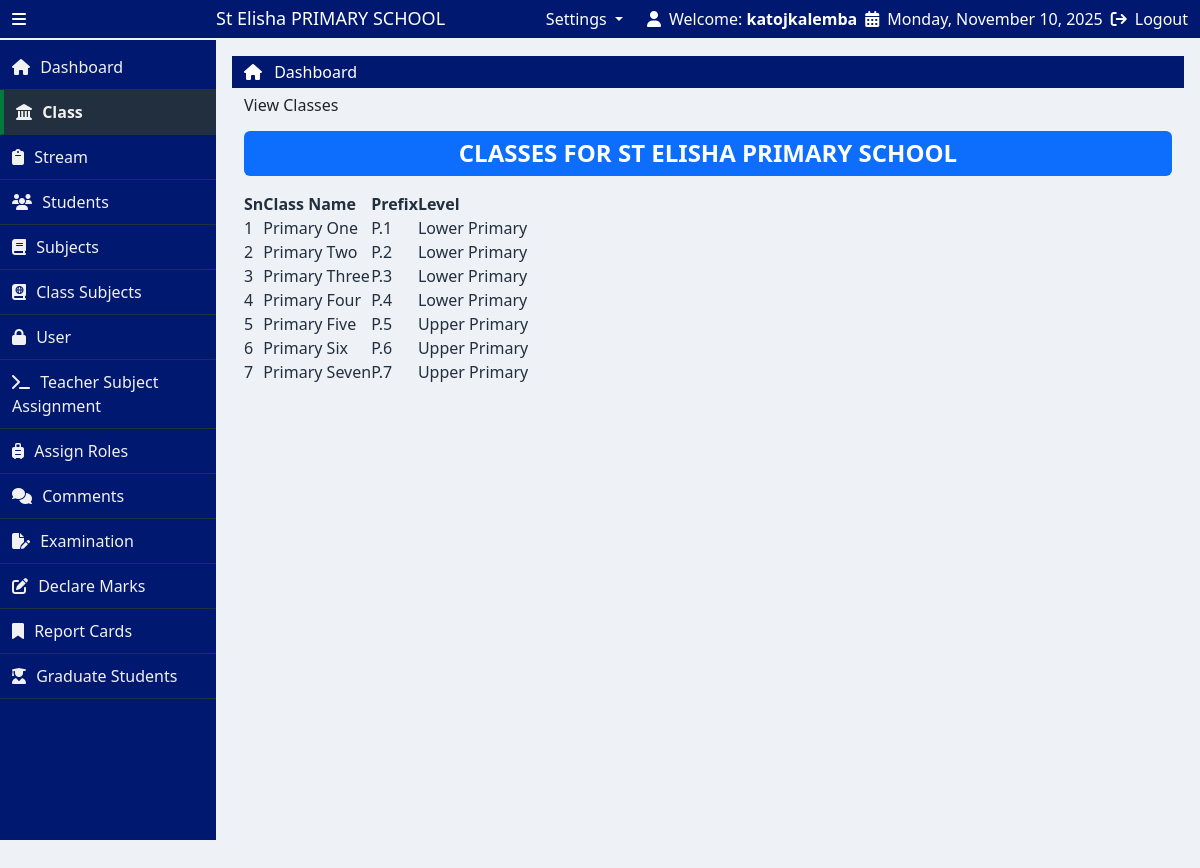
The app's page /class.php (signed in) with its own data.
### tables this page shows
CREATE TABLE `school_profile` (
  `profile_id` int(11) NOT NULL,
  `school_name` varchar(255) DEFAULT NULL,
  `address` varchar(255) DEFAULT NULL,
  `phone_1` varchar(255) DEFAULT NULL,
  `phone_2` int(11) DEFAULT NULL,
  `email` varchar(255) DEFAULT NULL,
  `motto` varchar(255) DEFAULT NULL,
  `profile_image` varchar(255) DEFAULT NULL
);

CREATE TABLE `classes` (
  `id` int(11) NOT NULL,
  `class_name` varchar(255) DEFAULT NULL,
  `prefix` varchar(255) DEFAULT NULL,
  `LEVEL` varchar(255) DEFAULT NULL
);

### class.php (the view, shortened to what this page needs)
<?php
    include("partials/header.php");
    include("partials/adminOnly.php")
?>
<div class="container-fluid">
    <h3 class="text-capitalize fs-6 text-dark py-2">view classes</h3>
    <h4 class="text-uppercase fw-bold text-center mb-3 bg-primary text-white py-2 rounded">CLASSES FOR <?php echo htmlspecialchars($school_name); ?> PRIMARY SCHOOL</h4>
     <div class="row">
        <div class="col-12">
            <table id="example" class="display">
                <thead>
                    <tr>
                        <th>Sn</th>
                        <th>Class Name</th>
                        <th>Prefix</th>
                        <th>Level</th>
                    </tr>
                </thead>
                <tbody>
                    <?php
                        $selectData = "SELECT * FROM classes";
                        $executeData = mysqli_query($conn, $selectData);
                        $countRows = mysqli_num_rows($executeData);
                        if($countRows>0){
                            $sn=1;
                            while($rows = mysqli_fetch_assoc($executeData)){
                                $className = $rows['class_name'];
                                $prefix = $rows['prefix'];
                                $level = $rows['LEVEL'];
                                ?>
                                <tr>
                                    <td><?php echo $sn++ ?></td>
                                    <td class="text-capitalize"><?php echo $className ?></td>
                                    <td class="text-capitalize"><?php echo $prefix ?></td>
                                    <td class="text-capitalize"><?php echo $level ?></td>
                                </tr>
                                <?php
                            }
                        }
                    ?>
                </tbody>
            </table>
        </div>
     </div>
</div>
<?php include("partials/footer.php") ?>

### partials/header.php (shortened to what this page needs)
<?php
  include("NotLoggedin.php");
  function isActive($page) {
      $currentPage = basename($_SERVER['PHP_SELF']);
      return $currentPage === $page ? 'active-link' : '';
  }
?>
<!doctype html>
<html lang="en">
  <head>
    <link href="https://cdn.jsdelivr.net/npm/bootstrap@5.2.3/dist/css/bootstrap.min.css" rel="stylesheet">
    <link rel="stylesheet" href="https://cdn.datatables.net/2.3.3/css/dataTables.dataTables.css">
    <link rel="stylesheet" href="https://cdnjs.cloudflare.com/ajax/libs/toastr.js/latest/toastr.min.css">
    <link rel="stylesheet" href="css/style.css">
  </head>
  <body>
    <main>
      <div class="container-fluid">
        <div class="row align-items-center py-2">
          <div class="col-lg-3 d-flex align-items-center gap-3 top-left">
            <i class="fa-solid fa-bars icon-bar" id="icon"></i>
            <h3 class="text-capitalize name mb-0" id="name">
              <?php
                $school_profile = "SELECT * FROM school_profile";
                $execute = mysqli_query($conn, $school_profile);
                $row = mysqli_fetch_assoc($execute);
                $school_name = $row['school_name'];
              ?>
              <?php echo $school_name ?> PRIMARY SCHOOL
            </h3>
          </div>
          <div class="col-lg-9 d-flex justify-content-end gap-4 top-right">
            <?php if(isset($_SESSION["role"]) && $_SESSION['role']==="admin"): ?>
              <li class="nav-item dropdown" style="list-style: none;">
                <a class="nav-link dropdown-toggle" href="#" role="button" data-bs-toggle="dropdown" aria-expanded="false">
                  Settings
                </a>
              </li>
            <?php endif ?>
            <div class="d-flex align-items-center gap-2 sect_1">
              <i class="fa-solid fa-user"></i>
              <span>Welcome: <strong><?php echo htmlspecialchars($_SESSION['username']); ?></strong></span>
            <div class="d-flex align-items-center gap-2">
              <i class="fa-solid fa-calendar-days"></i>
              <span><?php echo date('l, F j, Y'); ?></span>
            </div>
            <div class="d-flex align-items-center gap-2">
              <i class="fa-solid fa-arrow-right-from-bracket"></i>
              <a href="logout.php" class="text-decoration-none text-white">Logout</a>
            </div>
          </div>
        </div>
      </div>
    </main>
    <div class="container-fluid p-0">
      <div class="row g-0">
        <div class="left-bar" id="left-bar">
          <a href="<?php echo SITEURL ?>" class="lists gap-3 <?php echo isActive('index.php'); ?>">
            <i class="fa-solid fa-house"></i>
            <span class="text-capitalize side-text">dashboard</span>
          </a>
          <?php if (isset($_SESSION['role']) && $_SESSION['role'] === 'admin'): ?>
            <a href="<?php echo SITEURL ?>class.php" class="<?php echo isActive('class.php'); ?>">
              <i class="fa-solid fa-landmark"></i>
              <span class="text-capitalize side-text">class</span>
            </a>
            <a href="<?php echo SITEURL ?>streams.php" class="<?php echo isActive('streams.php'); ?>">
              <i class="fa-solid fa-clipboard"></i>
              <span class="text-capitalize side-text">stream</span>
            </a>
            <a href="<?php echo SITEURL ?>students.php" class="<?php echo isActive('students.php'); ?>">
              <i class="fa-solid fa-users"></i>
              <span class="text-capitalize side-text">students</span>
            </a>
            <a href="<?php echo SITEURL ?>subject.php" class="<?php echo isActive('subject.php'); ?>">
              <i class="fa-solid fa-book"></i>
              <span class="text-capitalize side-text">subjects</span>
            </a>
            <a href="<?php echo SITEURL ?>class_subjects.php" class="<?php echo isActive('class_subjects.php'); ?>">
              <i class="fa-solid fa-book-atlas"></i>
              <span class="text-capitalize side-text">class subjects</span>
            </a>
            <a href="<?php echo SITEURL ?>users.php" class="<?php echo isActive('users.php'); ?>">
              <i class="fa-solid fa-lock"></i>
              <span class="text-capitalize side-text">user</span>
            </a>
            <a href="<?php echo SITEURL ?>teacherSubject.php" class="<?php echo isActive('teacherSubject.php'); ?>">
              <i class="fa-solid fa-terminal"></i>
              <span class="text-capitalize side-text">Teacher subject assignment</span>
            </a>
            <a href="<?php echo SITEURL ?>assign_roles.php" class="<?php echo isActive('assign_roles.php'); ?>">
              <i class="fa-solid fa-suitcase-rolling"></i>
              <span class="text-capitalize side-text">assign roles</span>
            </a>
          <?php endif; ?>
          <a href="<?php
                  echo SITEURL;
                  echo $_SESSION['role'] === 'admin' ? 'select_class_stream.php' : 'selectcomment_exam.php';
                ?>"
            class="<?php echo isActive($_SESSION['role'] === 'admin' ? 'select_class_stream.php' : 'selectcomment_exam.php'); ?>">
              <i class="fa-solid fa-comments"></i>
              <span class="text-capitalize side-text">comments</span>
          </a>
          <a href="<?php echo SITEURL ?>examination.php" class="<?php echo isActive('examination.php'); ?>">
            <i class="fa-solid fa-file-pen"></i>
            <span class="text-capitalize side-text">examination</span>
          </a>
          <a href="<?php echo SITEURL ?>addScore.php" class="<?php echo isActive('addScore.php'); ?>">
            <i class="fa-solid fa-pen-to-square"></i>
            <span class="text-capitalize side-text">declare marks</span>
          </a>
          <a href="<?php echo SITEURL ?>reports.php" class="<?php echo isActive('reports.php'); ?>">
            <i class="fa-solid fa-bookmark"></i>
            <span class="text-capitalize side-text">report cards</span>
          </a>
          <?php if (isset($_SESSION['role']) && $_SESSION['role'] === 'admin'): ?>
            <a onclick="return confirm('Do you want to graduate P.7 students?')" href="<?php echo SITEURL ?>graduate_students.php" class="<?php echo isActive('graduate_students.php'); ?>">
              <i class="fa-solid fa-user-graduate"></i>
              <span class="text-capitalize side-text">Graduate Students</span>
            </a>
          <?php endif ?>
        </div>
        <div class="right-bar" id="right-bar">
          <div class="container-fluid pt-1 pb-1" style="background-color: #001870;">
            <ul class="list-unstyled mb-0 dashboard">
              <li>
                <i class="fa-solid fa-house" style="color: #fff;"></i>
                <a href="<?php echo SITEURL ?>" class="text-capitalize text-white ms-2 text-decoration-none">Dashboard</a>
              </li>
            </ul>
          </div>

### css/style.css (style rules this page uses)
:root { --primary-color: #001870; --secondary-color: #0095486c; --tertiary-color: #430d0d; --border-color: #f1f1f1; --background-color: #222f3e; --hover-color: #007a3d; --backgroundColor: #EEF1F5; }
* { padding: 0; margin: 0; box-sizing: border-box; }
body { background-color: var(--backgroundColor); }
.icon-bar { cursor: pointer; }
main { width: 100%; color: #fff; background-color: var(--primary-color); height: 40px; border-bottom: 2px solid var(--border-color); display: flex; align-items: center; position: fixed; left: 0; top: 0; z-index: 1; }
.name { font-size: 18px; position: absolute; left: 18%; transition: all 1s; }
.left-bar { height: auto; width: 18%; background-color: var(--primary-color); transition: width 0.3s ease; padding-top: 5px; overflow-y: auto; margin-top: 40px; overflow-y: hidden; }
.left-bar .side-text { color: var(--border-color); }
.left-bar a { display: block; padding: 10px 12px; width: 100%; box-sizing: border-box; color: var(--border-color); text-decoration: none; transition: background-color 0.3s ease; border-bottom: 1px solid var(--background-color) ; }
.left-bar a.active-link { background-color: var(--background-color); font-weight: bold; border-left: 4px solid var(--hover-color); width: 100%; }
.left-bar span { padding-left: 6px; }
.right-bar { margin-top: 40px; height: 100vh; width: 82%; transition: all 1s; padding: 16px; }
table th, table td { color: var(--background-color); }

### records on screen
school_profile: school_name "St Elisha", school_name "ST ELISHA"
classes: class_name "Primary One", prefix "P.1", LEVEL "Lower Primary"
classes: class_name "Primary Two", prefix "P.2", LEVEL "Lower Primary"
classes: class_name "Primary Three", prefix "P.3", LEVEL "Lower Primary"
classes: class_name "Primary Four", prefix "P.4", LEVEL "Lower Primary"
classes: class_name "Primary Five", prefix "P.5", LEVEL "Upper Primary"
classes: class_name "Primary Six", prefix "P.6", LEVEL "Upper Primary"
classes: class_name "Primary Seven", prefix "P.7", LEVEL "Upper Primary"

### other values on screen
$_SESSION['username'] "katojkalemba"
